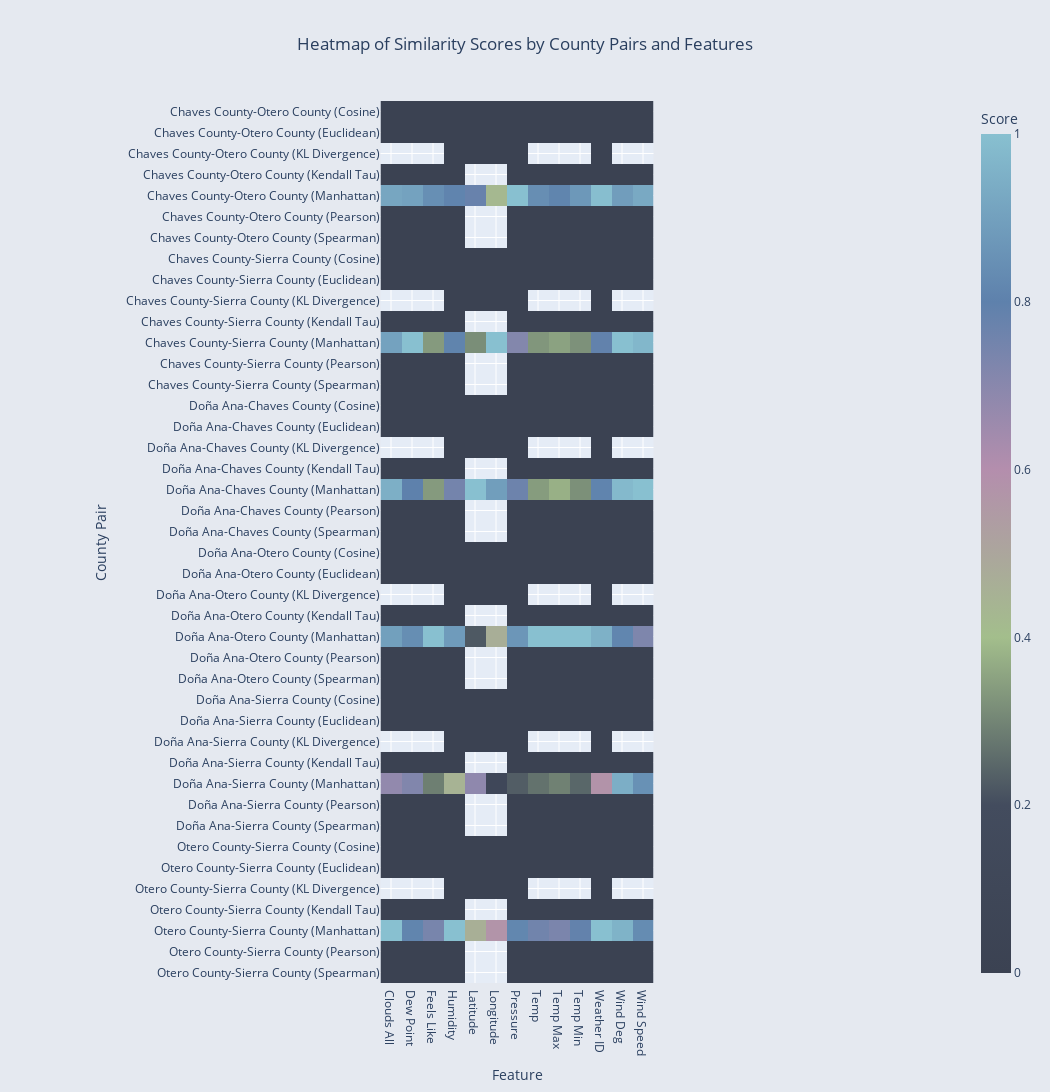

Notebook cell for this chart:
### Code cell
# nord_colorscale = [
#     [0.0, "#3B4252"],  # Dark grey
#     [0.2, "#434C5E"],  # Dark grey (slightly lighter)
#     [0.4, "#a3be8c"],  # Green
#     [0.6, "#b48ead"],  # Purple
#     [0.8, "#5E81AC"],  # Blue
#     [1.0, "#88c0d0"]   # Light blue
# ]

# df['County Pair'] = df['County Pair'] + ' (' + df['Similarity Type'] + ')'

# df.drop(columns=['Similarity Type'], inplace=True)

# heatmap_data = df.melt(id_vars=['County Pair'], 
#                        var_name='Feature', 
#                        value_name='Similarity Score')

# heatmap_pivot = heatmap_data.pivot(index='County Pair', columns='Feature', values='Similarity Score')

# fig = px.imshow(
#     heatmap_pivot.values,
#     labels=dict(x="Feature", y="County Pair", color="Score"),
#     x=heatmap_pivot.columns,
#     y=heatmap_pivot.index,
#     color_continuous_scale=nord_colorscale,
#     title='Heatmap of Similarity Scores by County Pairs and Features'
# )

# fig.update_layout(
#     xaxis_title="Feature",
#     yaxis_title="County Pair",
#     autosize=False,
#     width=1050,
#     height=2000,
#     paper_bgcolor='#e5e9f0',
#     title_x=0.5,
#     # xaxis=dict(tickfont=dict(size=8)),
#     # yaxis=dict(tickfont=dict(size=8))
# )

# fig.write_html('../../personal research/my_paper/full_paper/Similarity Heatmapsheatmap_sim_score_by_county_pairs_and_features.html')
# fig.show()

### Figure 1 — Plotly figure (JSON) as saved in the notebook; plotly's stock layout.template omitted (floating-point values rounded to 4 significant figures; data arrays with more than 128 entries replaced by an {"elided": "..."} marker saying what was removed)
{"data": [{"coloraxis": "coloraxis", "hovertemplate": "Feature: %{x}<br>County Pair: %{y}<br>Score: %{z}<extra></extra>", "name": "0", "type": "heatmap", "x": ["Clouds All", "Dew Point", "Feels Like", "Humidity", "Latitude", "Longitude", "Pressure", "Temp", "Temp Max", "Temp Min", "Weather ID", "Wind Deg", "Wind Speed"], "xaxis": "x", "y": ["Chaves County-Otero County (Cosine)", "Chaves County-Otero County (Euclidean)", "Chaves County-Otero County (KL Divergence)", "Chaves County-Otero County (Kendall Tau)", "Chaves County-Otero County (Manhattan)", "Chaves County-Otero County (Pearson)", "Chaves County-Otero County (Spearman)", "Chaves County-Sierra County (Cosine)", "Chaves County-Sierra County (Euclidean)", "Chaves County-Sierra County (KL Divergence)", "Chaves County-Sierra County (Kendall Tau)", "Chaves County-Sierra County (Manhattan)", "Chaves County-Sierra County (Pearson)", "Chaves County-Sierra County (Spearman)", "Doña Ana-Chaves County (Cosine)", "Doña Ana-Chaves County (Euclidean)", "Doña Ana-Chaves County (KL Divergence)", "Doña Ana-Chaves County (Kendall Tau)", "Doña Ana-Chaves County (Manhattan)", "Doña Ana-Chaves County (Pearson)", "Doña Ana-Chaves County (Spearman)", "Doña Ana-Otero County (Cosine)", "Doña Ana-Otero County (Euclidean)", "Doña Ana-Otero County (KL Divergence)", "Doña Ana-Otero County (Kendall Tau)", "Doña Ana-Otero County (Manhattan)", "Doña Ana-Otero County (Pearson)", "Doña Ana-Otero County (Spearman)", "Doña Ana-Sierra County (Cosine)", "Doña Ana-Sierra County (Euclidean)", "Doña Ana-Sierra County (KL Divergence)", "Doña Ana-Sierra County (Kendall Tau)", "Doña Ana-Sierra County (Manhattan)", "Doña Ana-Sierra County (Pearson)", "Doña Ana-Sierra County (Spearman)", "Otero County-Sierra County (Cosine)", "Otero County-Sierra County (Euclidean)", "Otero County-Sierra County (KL Divergence)", "Otero County-Sierra County (Kendall Tau)", "Otero County-Sierra County (Manhattan)", "Otero County-Sierra County (Pearson)", "Otero County-Sierra County (Spearman)"], "yaxis": "y", "z": {"elided": "42x13 float values"}}], "layout": {"autosize": false, "coloraxis": {"colorbar": {"title": {"text": "Score"}}, "colorscale": [[0, "#3B4252"], [0.2, "#434C5E"], [0.4, "#a3be8c"], [0.6, "#b48ead"], [0.8, "#5E81AC"], [1, "#88c0d0"]]}, "height": 2000, "paper_bgcolor": "#e5e9f0", "title": {"text": "Heatmap of Similarity Scores by County Pairs and Features", "x": 0.5}, "width": 1050, "xaxis": {"anchor": "y", "constrain": "domain", "domain": [0, 1], "scaleanchor": "y", "title": {"text": "Feature"}}, "yaxis": {"anchor": "x", "autorange": "reversed", "constrain": "domain", "domain": [0, 1], "title": {"text": "County Pair"}}}}
